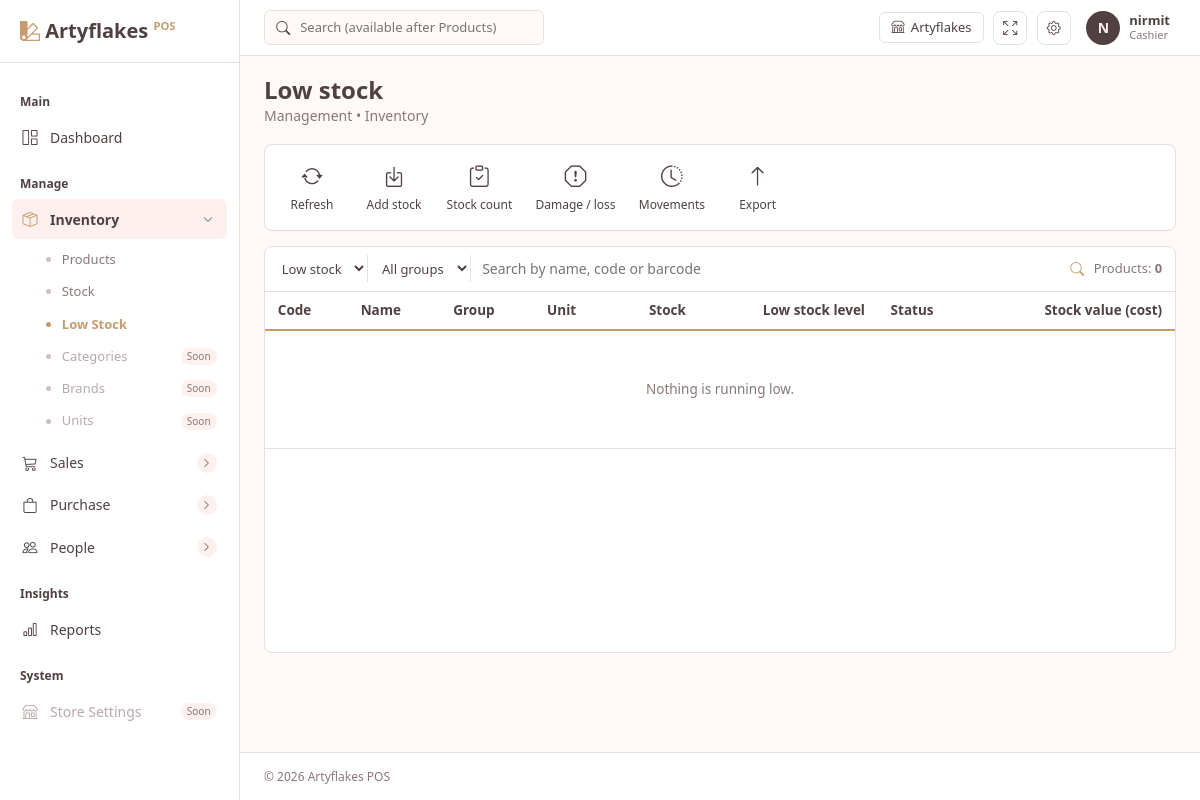
The app's page /inventory/stock/?filter=low (signed in), older data.
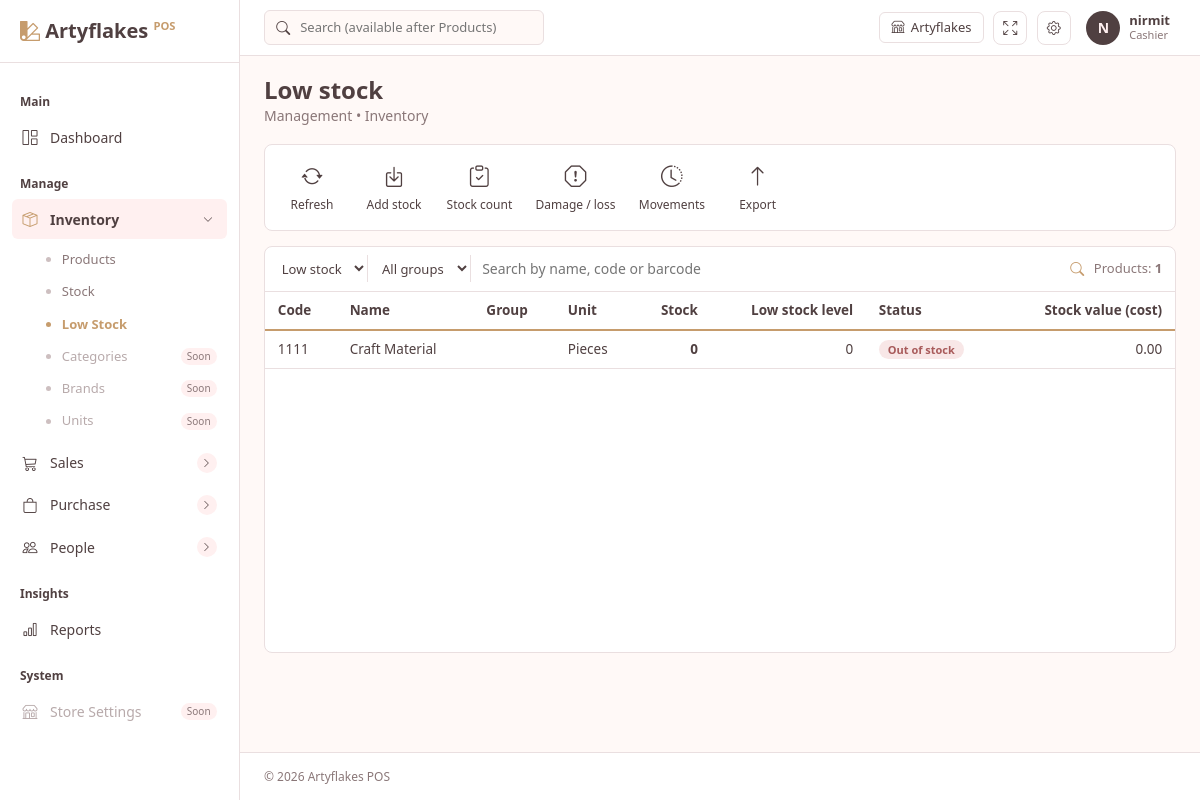
The same page, newer data.
### inventory/models.py (models this page shows, shortened)
class Product(TimeStampedModel):
    class Unit(models.TextChoices):
        PCS = "pcs", "Pieces"
        SET = "set", "Set"
        BOX = "box", "Box"
        PACK = "pack", "Pack"
        KG = "kg", "Kilogram"
        G = "g", "Gram"
        LTR = "ltr", "Litre"
        ML = "ml", "Millilitre"
        MTR = "mtr", "Metre"
    code = models.CharField(max_length=30, unique=True, null=True, blank=True)
    name = models.CharField(max_length=200)
    category = models.ForeignKey(
        Category, null=True, blank=True, on_delete=models.SET_NULL, related_name="products"
    )
    barcode = models.CharField(max_length=64, unique=True, null=True, blank=True)
    hsn_code = models.CharField("HSN code", max_length=10, blank=True)
    unit = models.CharField(max_length=10, choices=Unit.choices, default=Unit.PCS)
    track_stock = models.BooleanField(
        "Track stock", default=True,
        help_text="Untick for services or custom work that has no stock.",
    )
    cost_price = models.DecimalField(max_digits=10, decimal_places=2, default=0, validators=[MinValueValidator(0)])
    sale_price = models.DecimalField(max_digits=10, decimal_places=2, default=0, validators=[MinValueValidator(0)])
    mrp = models.DecimalField("MRP", max_digits=10, decimal_places=2, default=0, validators=[MinValueValidator(0)])
    gst_rate = models.DecimalField(
        "GST %", max_digits=5, decimal_places=2, default=0,
        validators=[MinValueValidator(0), MaxValueValidator(100)],
    )
    min_stock = models.PositiveIntegerField("Low stock level", default=0)
    is_active = models.BooleanField(default=True)
    class Meta:
        ordering = ["name"]

### inventory/views.py (the view)
# urls.py: path("stock/", views.stock_list, name="stock_list"),
@login_required
def stock_list(request):
    q = request.GET.get("q", "").strip()
    group = request.GET.get("group", "")
    flt = request.GET.get("filter", "")
    can_edit = request.user.is_admin_role
    qs = with_stock(Product.objects.select_related("category").filter(is_active=True))
    if flt == "low":
        qs = low_stock(qs)
    if group.isdigit():
        qs = qs.filter(category_id=group)
    if q:
        qs = qs.filter(Q(name__icontains=q) | Q(code__icontains=q) | Q(barcode__icontains=q))
    paginator = Paginator(qs.order_by("name"), 50)
    page = paginator.get_page(request.GET.get("page"))
    rows = []
    for p in page:
        kind, label = stock_status(p)
        rows.append({
            "pk": p.pk,
            "code": p.code or "",
            "name": p.name,
            "group": p.category.name if p.category else "",
            "unit": p.get_unit_display(),
            "stock": qty_fmt(p.stock) if p.track_stock else "\u2014",
            "min_stock": p.min_stock if p.track_stock else "\u2014",
            "kind": kind,
            "label": label,
            "value": f"{p.cost_price * p.stock:,.2f}" if p.track_stock else "\u2014",
        })
    params = request.GET.copy()
    params.pop("page", None)
    return render(request, "inventory/stock_list.html", {
        "rows": rows, "page": page, "total": paginator.count,
        "q": q, "group": group, "flt": flt,
        "categories": Category.objects.all(),
        "querystring": params.urlencode(),
        "can_edit": can_edit,
    })

### accounts/models.py (called while the page is built)
    @property
    def is_admin_role(self):
        return self.is_superuser or self.role == self.Role.ADMIN

### inventory/stock.py (called while the page is built)
def qty_fmt(value):
    return f"{Decimal(value).normalize():f}"

def with_stock(qs=None):
    qs = Product.objects.all() if qs is None else qs
    return qs.annotate(
        stock=Coalesce(
            Sum("movements__quantity"), Value(ZERO),
            output_field=DecimalField(max_digits=14, decimal_places=3),
        )
    )

def low_stock(qs):
    return qs.filter(track_stock=True, is_active=True).filter(
        Q(stock__lte=0) | Q(min_stock__gt=0, stock__lte=F("min_stock"))
    )

def stock_status(p):
    if not p.track_stock:
        return "na", "Not tracked"
    if p.stock <= 0:
        return "out", "Out of stock"
    if p.min_stock and p.stock <= p.min_stock:
        return "low", "Low"
    return "ok", "OK"

### templates/inventory/stock_list.html (shortened to what this page needs)
{% extends "base.html" %}
{% load static %}
{% block extra_css %}<link href="{% static 'css/inventory.css' %}" rel="stylesheet">{% endblock %}
{% block content %}
<div class="page-head">
  <div>
    <h3>{% if flt == 'low' %}Low stock{% else %}Stock{% endif %}</h3>
    <p>Management &bull; Inventory</p>
  </div>
</div>
<div class="toolbar">
  <a class="tb" href="{{ request.get_full_path }}"><i class="bi bi-arrow-repeat"></i><span>Refresh</span></a>
  {% if can_edit %}
    <a class="tb" id="btnAdd" href="{% url 'inventory:stock_add' %}"><i class="bi bi-box-arrow-in-down"></i><span>Add stock</span></a>
    <a class="tb" id="btnCount" href="{% url 'inventory:stock_count' %}"><i class="bi bi-clipboard-check"></i><span>Stock count</span></a>
    <a class="tb" id="btnDamage" href="{% url 'inventory:stock_damage' %}"><i class="bi bi-exclamation-octagon"></i><span>Damage / loss</span></a>
    <a class="tb" href="{% url 'inventory:movement_list' %}"><i class="bi bi-clock-history"></i><span>Movements</span></a>
    <a class="tb" href="{% url 'inventory:stock_export' %}"><i class="bi bi-arrow-up"></i><span>Export</span></a>
  {% endif %}
</div>
<section class="grid-panel">
  <form class="grid-search" method="get">
    <select name="filter" class="grid-field" onchange="this.form.submit()">
      <option value="low" {% if flt == 'low' %}selected{% endif %}>Low stock</option>
    </select>
    <select name="group" class="grid-field" onchange="this.form.submit()">
      <option value="">All groups</option>
    </select>
    <input type="text" name="q" value="{{ q }}" placeholder="Search by name, code or barcode" autocomplete="off">
    <i class="bi bi-search"></i>
    <span class="count">Products: <strong>{{ total }}</strong></span>
  </form>
  <div class="grid-wrap">
    <table class="grid" id="stockRows">
      <thead>
        <tr>
          <th>Code</th><th>Name</th><th>Group</th><th>Unit</th>
          <th class="num">Stock</th><th class="num">Low stock level</th><th>Status</th>
          {% if can_edit %}<th class="num">Stock value (cost)</th>{% endif %}
        </tr>
      </thead>
      <tbody>
        {% for r in rows %}
        <tr data-pk="{{ r.pk }}">
          <td>{{ r.code }}</td>
          <td>{{ r.name }}</td>
          <td>{{ r.group }}</td>
          <td>{{ r.unit }}</td>
          <td class="num"><strong>{{ r.stock }}</strong></td>
          <td class="num">{{ r.min_stock }}</td>
          <td><span class="st st-{{ r.kind }}">{{ r.label }}</span></td>
          {% if can_edit %}<td class="num">{{ r.value }}</td>{% endif %}
        </tr>
        {% empty %}
        <tr><td colspan="{% if can_edit %}8{% else %}7{% endif %}" class="grid-empty">
          {% if flt == 'low' %}Nothing is running low.
          {% elif q or group %}No products match this search.
          {% else %}No products yet. Add products first, then add their stock here.{% endif %}
        </td></tr>
        {% endfor %}
      </tbody>
    </table>
  </div>
</section>
{% endblock %}

Row changes from the older to the newer data that the page shows:
added Product: code "1111", name "Craft Material", unit "Pieces", stock "0", min_stock "0", label "Out of stock", value "0.00"
Text that changed along with them:
{{ total }}: "0" → "1"
text no longer shown: "Nothing is running low."
